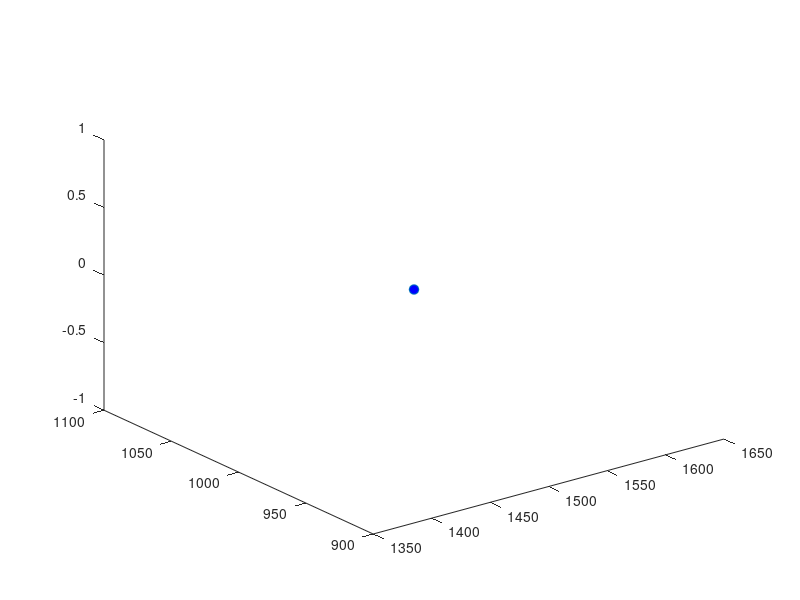

The MATLAB source for this figure: (Note: this script raises an error after producing the figure.)
clc;clear all;
close all;

rotate3d;

icc = 0; bat =0;
target_pos_0 = [1500,1000,0];
plot3(target_pos_0(1,1),target_pos_0(1,2),target_pos_0(1,3),'o','MarkerSize',7,'MarkerFaceColor','b');
sensor_range = 3000;

for t = 1:1:9

h = 400;%input('Enter the height of UAV: ');
const1 = 0;const2 = 1500;

ad(t,:) = [500,500,0];%input('Enter [l,w,h] of 1st building: ');
bd(t,:) = [500,500,0];%input('Enter [l,w,h] of 2nd 1building: ');
cd(t,:) = [500,500,0];%input('Enter [l,w,h] of 1st building: ');
dd(t,:) = [500,500,0];%input('Enter [l,w,h] of 2nd 1building: ');

switch(t)
    case 1
        i = 0;
        j = 0;
        ad(1,3)= 280;bd(1,3) = 270;cd(1,3)= 300;dd(1,3) = 315;

    case 2
        i = 750;
        j = 0;
        ad(2,3)= 350;bd(2,3) = 320;cd(2,3)= 270;dd(2,3) = 280;
        
    case 3
        i = 1500;
        j = 0;
        ad(3,3)= 296;bd(3,3) = 277;cd(3,3)= 320;dd(3,3) = 350;
        
    case 4
        i = 0;
        j = 750;
        ad(4,3)= 270;bd(4,3) = 280;cd(4,3)= 315;dd(4,3) = 270;
        
    case 5
        i = 750;
        j = 750;
        ad(5,3)= 260;bd(5,3) = 350;cd(5,3)= 280;dd(5,3) = 270;
        
    case 6
        i = 1500;
        j = 750;
        ad(6,3)= 260;bd(6,3) = 296;cd(6,3)= 350;dd(6,3) = 260;
        
    case 7
        i = 0;
        j = 1500;
        ad(7,3)= 280;bd(7,3) = 270;cd(7,3)= 270;dd(7,3) = 315;
        
    case 8
        i = 750;
        j = 1500;
        ad(8,3)= 310;bd(8,3) = 260;cd(8,3)= 270;dd(8,3) = 280;
        
    case 9
        i = 1500;
        j = 1500;
        ad(9,3)= 250;bd(9,3) = 260;cd(9,3)= 260;dd(9,3) = 310;
        
end

wr = 250;%input('Enter width of the road: ');
wrs = 250;

a(t,:) = [1125+i,1125+j,0];%input('Enter centre of building: ');
b(t,:) = [1125+i,375+j,0];
c(t,:) = [375+i,375+j,0];
d(t,:) = [375+i,1125+j,0];

la = ad(t,1);wa = ad(t,2);ha = ad(t,3);
lb = bd(t,1);wb = bd(t,2);hb = bd(t,3);
lc = cd(t,1);wc = cd(t,2);hc = cd(t,3);
ld = dd(t,1);wd = dd(t,2);hd = dd(t,3);
 
voxel(a(t,:) + [-wa/2,-la/2,0],[wa la ha],'c',0.7);
voxel(b(t,:) + [-wb/2,-lb/2,0],[wb lb hb],'c',0.7);
voxel(c(t,:) + [-wc/2,-lc/2,0],[wc lc hc],'c',0.7);
voxel(d(t,:) + [-wd/2,-ld/2,0],[wd ld hd],'c',0.7);
 

axis([0 3000 0 3000]);
axis('square');

hold on 

end

for k = 1:1:3
    
    max1 = max([cd(k,3) dd(k,3) cd(k+6,3) dd(k+6,3)]);
    if max1 == cd(k,3)
        cen1 = c(k,:);
    end
    if max1 == dd(k,3)
        cen1 = d(k,:);
    end
    if max1 == cd(k+6,3)
        cen1 = c(k+6,:);
   end 
   if max1 == dd(k+6,3)
        cen1 = d(k+6,:);
   end
        
    max2 = max([ad(k,3) bd(k,3) ad(k+6,3) bd(k+6,3)]);
    if max2 == ad(k,3)
        cen2 = a(k,:);
    end
    if max2 == bd(k,3)
        cen2 = b(k,:);
    end
    if max2 == ad(k+6,3)
        cen2 = a(k+6,:);
   end 
   if max2 == bd(k+6,3)
        cen2 = b(k+6,:);
   end  
   
   if k==1
   R1 = [750, 125.01,0]; R2 = [750, 2874.99,0];
   end
   
   if k==2
   R1 = [1500, 125.01,0]; R2 = [1500, 2874.99 ,0];
   end
   
   if k==3
   R1 = [2250, 125.01,0]; R2 = [2250, 2874.99,0];
   end
   
   melon = 1;
   [X,Y] = approx_visiblity(max1, cen1, max2, cen2,h, R1, R2,melon);
    
  num = numel(X);

for i = 1:1:num;
    Z(i,1) = h;
end
    
   if k == 1
       Q(1,:) = X; Q(2,:) = Y; Q(3,:) = Z;
   end
   if k == 2
       S(1,:) = X; S(2,:) = Y; S(3,:) = Z;
   end
   if k == 3
       T(1,:) = X; T(2,:) = Y; T(3,:) = Z;
   end
   
   %patch(X,Y,Z,'green');
   
   hold on 
   
end

for k = 1:3:7
    
    max1 = max([cd(k,3) bd(k,3) cd(k+2,3) bd(k+2,3)]);
    if max1 == cd(k,3)
        cen1 = c(k,:);
    end
    if max1 == bd(k,3)
        cen1 = b(k,:);
    end
    if max1 == cd(k+2,3)
        cen1 = c(k+2,:);
   end 
   if max1 == bd(k+2,3)
        cen1 = b(k+2,:);
   end
        
    max2 = max([dd(k,3) ad(k,3) dd(k+2,3) ad(k+2,3)]);
    if max2 == dd(k,3)
        cen2 = d(k,:);
    end
    if max2 == ad(k,3)
        cen2 = a(k,:);
    end
    if max2 == dd(k+2,3)
        cen2 = d(k+2,:);
   end 
   if max2 ==ad(k+2,3)
        cen2 = a(k+2,:);
   end  
   
   if k==1
   R1 = [125.01,750, 0]; R2 = [2874.99,750, 0];
   end
   
   if k==4
   R1 = [125.01,1500, 0]; R2 = [2874.99 ,1500, 0];
   end
   
   if k==7
   R1 = [125.01,2250, 0]; R2 = [2874.99,2250, 0];
   end
   
   melon =2;
   [X,Y] = approx_visiblity(max1, cen1, max2, cen2,h, R1, R2,melon);
    
  num = numel(X);

for i = 1:1:num;
    Z(i,1) = h;
end

   if k == 1
      U(1,:) = X; U(2,:) = Y; U(3,:) = Z;
   end
   if k == 4
       V(1,:) = X; V(2,:) = Y; V(3,:) = Z;
   end
   if k == 7
       W(1,:) = X; W(2,:) = Y; W(3,:) = Z;
   end
   %patch(X,Y,Z,'green');
   
   hold on 
   
end

[W1(1,:),W1(2,:)]= polybool('intersection',Q(1,:),Q(2,:),U(1,:),U(2,:));
[W2(1,:),W2(2,:)]= polybool('intersection',S(1,:),S(2,:),U(1,:),U(2,:));
[W3(1,:),W3(2,:)]= polybool('intersection',T(1,:),T(2,:),U(1,:),U(2,:));

[W4(1,:),W4(2,:)]= polybool('intersection',T(1,:),T(2,:),V(1,:),V(2,:));
[W5(1,:),W5(2,:)]= polybool('intersection',S(1,:),S(2,:),V(1,:),V(2,:));
[W6(1,:),W6(2,:)]= polybool('intersection',Q(1,:),Q(2,:),V(1,:),V(2,:));

[W7(1,:),W7(2,:)]= polybool('intersection',Q(1,:),Q(2,:),W(1,:),W(2,:));
[W8(1,:),W8(2,:)]= polybool('intersection',S(1,:),S(2,:),W(1,:),W(2,:));
[W9(1,:),W9(2,:)]= polybool('intersection',T(1,:),T(2,:),W(1,:),W(2,:));

i = 1;
centr = zeros([9,3]);
for i = 1:1:numel(W1(1,:))
    W1(3,:) = h;
    centr(1,1) = centr(1,1) + W1(1,i);
    centr(1,2) = centr(1,2) + W1(2,i);
    centr(1,3) = centr(1,3) + h;
end
cent(1,1) = centr(1,1)/numel(W1(1,:));
cent(1,2) = centr(1,2)/numel(W1(2,:));
cent(1,3) = centr(1,3)/numel(W1(3,:));
for i = 1:1:numel(W2(1,:))
    W2(3,:) = h;
    centr(2,1) = centr(2,1) + W2(1,i);
    centr(2,2) = centr(2,2) + W2(2,i);
    centr(2,3) = centr(2,3) + h;
end
cent(2,1) = centr(2,1)/numel(W2(1,:));
cent(2,2) = centr(2,2)/numel(W2(2,:));
cent(2,3) = centr(2,3)/numel(W2(3,:));
for i = 1:1:numel(W3(1,:))
    W3(3,:) = h;
    centr(3,1) = centr(3,1) + W3(1,i);
    centr(3,2) = centr(3,2) + W3(2,i);
    centr(3,3) = centr(3,3) + h;
end
cent(3,1) = centr(3,1)/numel(W3(1,:));
cent(3,2) = centr(3,2)/numel(W3(2,:));
cent(3,3) = centr(3,3)/numel(W3(3,:));
for i = 1:1:numel(W4(1,:))
    W4(3,:) = h;
    centr(4,1) = centr(4,1) + W4(1,i);
    centr(4,2) = centr(4,2) + W4(2,i);
    centr(4,3) = centr(4,3) + h;
end
cent(4,1) = centr(4,1)/numel(W4(1,:));
cent(4,2) = centr(4,2)/numel(W4(2,:));
cent(4,3) = centr(4,3)/numel(W4(3,:));
for i = 1:1:numel(W5(1,:))
    W5(3,:) = h;
    centr(5,1) = centr(5,1) + W5(1,i);
    centr(5,2) = centr(5,2) + W5(2,i);
    centr(5,3) = centr(5,3) + h;
end
cent(5,1) = centr(5,1)/numel(W5(1,:));
cent(5,2) = centr(5,2)/numel(W5(2,:));
cent(5,3) = centr(5,3)/numel(W5(3,:));
for i = 1:1:numel(W6(1,:))
    W6(3,:) = h;
    centr(6,1) = centr(6,1) + W6(1,i);
    centr(6,2) = centr(6,2) + W6(2,i);
    centr(6,3) = centr(6,3) + h;
end
cent(6,1) = centr(6,1)/numel(W6(1,:));
cent(6,2) = centr(6,2)/numel(W6(2,:));
cent(6,3) = centr(6,3)/numel(W6(3,:));
for i = 1:1:numel(W7(1,:))
    W7(3,:) = h;
    centr(7,1) = centr(7,1) + W7(1,i);
    centr(7,2) = centr(7,2) + W7(2,i);
    centr(7,3) = centr(7,3) + h;
end
cent(7,1) = centr(7,1)/numel(W7(1,:));
cent(7,2) = centr(7,2)/numel(W7(2,:));
cent(7,3) = centr(7,3)/numel(W7(3,:));
for i = 1:1:numel(W8(1,:))
    W8(3,:) = h;
    centr(8,1) = centr(8,1) + W8(1,i);
    centr(8,2) = centr(8,2) + W8(2,i);
    centr(8,3) = centr(8,3) + h;
end
cent(8,1) = centr(8,1)/numel(W8(1,:));
cent(8,2) = centr(8,2)/numel(W8(2,:));
cent(8,3) = centr(8,3)/numel(W8(3,:));
for i = 1:1:numel(W9(1,:))
    W9(3,:) = h;
    centr(9,1) = centr(9,1) + W9(1,i);
    centr(9,2) = centr(9,2) + W9(2,i);
    centr(9,3) = centr(9,3) + h;
end
cent(9,1) = centr(9,1)/numel(W9(1,:));
cent(9,2) = centr(9,2)/numel(W9(2,:));
cent(9,3) = centr(9,3)/numel(W9(3,:));


%{
patch(W1(1,:),W1(2,:),W1(3,:),'green');hold on

patch(W2(1,:),W2(2,:),W2(3,:),'green');hold on

patch(W3(1,:),W3(2,:),W3(3,:),'green');hold on

patch(W4(1,:),W4(2,:),W4(3,:),'green');hold on

patch(W5(1,:),W5(2,:),W5(3,:),'green');hold on

patch(W6(1,:),W6(2,:),W6(3,:),'green');hold on

patch(W7(1,:),W7(2,:),W7(3,:),'green');hold on

patch(W8(1,:),W8(2,:),W8(3,:),'green');hold on

patch(W9(1,:),W9(2,:),W9(3,:),'green');

%}



x_a_0 = 0;
y_a_0 = 0;
chi_a_0 = pi/6;

global k vt va r TIME 
 
k = 3;
vt = 18;
va = 25;
r=  0.5;
TIME = [];

fifa = 1;

while fifa < 100

if(mod(fifa,2) ~= 0)
for u = 1:4:9

ud = u;


x_t_0 = cent(ud,1);
y_t_0 = cent(ud,2);
chi_t_0 = pi/2;

t = ( ( (x_t_0 - x_a_0)^2 + (y_t_0 - y_a_0)^2)^0.5) / va;

tspan = [0,t];
z0 = [x_t_0;y_t_0;chi_t_0;x_a_0;y_a_0;chi_a_0;target_pos_0(1,1);target_pos_0(1,2)];
options = odeset ('reltol',1e-10,'abstol',1e-10);
[t,z] = ode45('target_los_infinity',tspan,z0,options);

x_t = z(:,1);y_t = z(:,2);

x_a = z(:,4);y_a = z(:,5);

chi_t = z(:,3);chi_a = z(:,6);

target_pos_x = z(:,7);target_pos_y = z(:,8);

len1 = length(x_t);
for check = 1:1:len1
    h_t(check,1) = 0;
    h_uav(check,1) = h;
end

i = 1;
gta = 0;

if(u == 1)
    hd1 = patch(Q(1,:),Q(2,:),Q(3,:),'green');
    hold on
    hd2 = patch(U(1,:),U(2,:),U(3,:),'green');
end

if(u == 5)
    hd1 = patch(S(1,:),S(2,:),S(3,:),'green');
    hold on
    hd2 = patch(V(1,:),V(2,:),V(3,:),'green');
end

if(u == 9)
    hd1 = patch(T(1,:),T(2,:),T(3,:),'green');
    hold on
    hd2 = patch(W(1,:),W(2,:),W(3,:),'green');
end

set(gcf,'Renderer','zbuffer'); 
while i<=length(x_t)
    plot3(target_pos_x(i),target_pos_y(i),0,'b');
    hold on
    plot3(x_a(i),y_a(i),h_uav(i),'r');
    hold on
    check = search_infinity(x_a(i),y_a(i), target_pos_x(i), target_pos_y(i),a(ud,:),b(ud,:),c(ud,:),d(ud,:),Q,S,T,U,V,W,ud,h,sensor_range);
    if(check == 1)
        disp('Eureka!! Target Found');
         plot3(x_a(i), y_a(i),h,'o','MarkerSize',8,'MarkerFaceColor','magenta');
        gta = 7;
        break;
    end
    axis([0 3000 0 3000]);
    drawnow ;
    i = i+1;
end

delete(hd1);
delete(hd2);

if(gta == 7)
    icc = 1;
    break;
end

x_a_0 = x_a(i-1);
y_a_0 = y_a(i-1);
chi_a_0 = chi_a(i-1);

target_pos_0(1,1) = target_pos_x(i-1);
target_pos_0(1,2) = target_pos_y(i-1);
chi_t_0 = chi_t(i-1);

hold on 
end

if(icc == 1)
    bat = 1;
    break;
end

else
    for u = 5:-4:1

ud = u;

x_t_0 = cent(ud,1);
y_t_0 = cent(ud,2);
chi_t_0 = 0;

t = ( ( (x_t_0 - x_a_0)^2 + (y_t_0 - y_a_0)^2)^0.5) / va;

tspan = [0,t];
z0 = [x_t_0;y_t_0;chi_t_0;x_a_0;y_a_0;chi_a_0;target_pos_0(1,1);target_pos_0(1,2)];
options = odeset ('reltol',1e-10,'abstol',1e-10);
[t,z] = ode45('target_los_infinity',tspan,z0,options);

x_t = z(:,1);y_t = z(:,2);

x_a = z(:,4);y_a = z(:,5);

chi_t = z(:,3);chi_a = z(:,6);

target_pos_x = z(:,7);target_pos_y = z(:,8);

len1 = length(x_t);
for check = 1:1:len1
    h_t(check,1) = 0;
    h_uav(check,1) = h;
end

i = 1;
gta = 0;

if(u == 1)
    hd1 = patch(Q(1,:),Q(2,:),Q(3,:),'green');
    hold on
    hd2 = patch(U(1,:),U(2,:),U(3,:),'green');
end

if(u == 5)
    hd1 = patch(S(1,:),S(2,:),S(3,:),'green');
    hold on
    hd2 = patch(V(1,:),V(2,:),V(3,:),'green');
end

if(u == 9)
    hd1 = patch(T(1,:),T(2,:),T(3,:),'green');
    hold on
    hd2 = patch(W(1,:),W(2,:),W(3,:),'green');
end


set(gcf,'Renderer','zbuffer'); 
while i<=length(x_t)
    plot3(target_pos_x(i),target_pos_y(i),0,'b');
    hold on
    plot3(x_a(i),y_a(i),h_uav(i),'r');
    hold on
    check = search_infinity(x_a(i),y_a(i), target_pos_x(i), target_pos_y(i),a(ud,:),b(ud,:),c(ud,:),d(ud,:),Q,S,T,U,V,W,ud,h,sensor_range);
    if(check == 1)
        disp('Eureka!! Target Found');
        plot3(x_a(i), y_a(i),h,'o','MarkerSize',8,'MarkerFaceColor','magenta');
        gta = 7;
        break;
    end
    axis([0 3000 0 3000]);
    drawnow ;
    i = i+1;
end

delete(hd1);
delete(hd2);

if(gta == 7)
    icc = 1;
    break;
end

x_a_0 = x_a(i-1);
y_a_0 = y_a(i-1);
chi_a_0 = chi_a(i-1);

target_pos_0(1,1) = target_pos_x(i-1);
target_pos_0(1,2) = target_pos_y(i-1);
chi_t_0 = chi_t(i-1);

hold on 
    end
if(icc == 1)
    bat = 1;
    break;
end

end

fifa = fifa + 1;

if(bat == 1)
    break;
end

end

x_a_0 = x_a(i-1);
y_a_0 = y_a(i-1);
chi_a_0 = chi_a(i-1);

target_pos_0(1,1) = target_pos_x(i-1);
target_pos_0(1,2) = target_pos_y(i-1);
%chi_t_0 = chi_t(i-1);

chi_t_0 = 3*pi/2;

tspan1 = [0,40];
z0_g = [target_pos_0(1,1);target_pos_0(1,2);chi_t_0;x_a_0;y_a_0;chi_a_0;];
options = odeset ('reltol',1e-10,'abstol',1e-10);
[t,z] = ode45('los_4_infinity',tspan1,z0_g,options);

target_pos_x = z(:,1);target_pos_y = z(:,2);

x_a = z(:,4);y_a = z(:,5);

chi_t = z(:,3);chi_a = z(:,6);


len1 = length(target_pos_x);
for check = 1:1:len1
    h_t(check,1) = 0;
    h_uav(check,1) = h;
end

jk = 1;

while jk<=length(target_pos_x)  
    plot3(target_pos_x(jk),target_pos_y(jk),0,'b');
    hold on
    plot3(x_a(jk),y_a(jk),h_uav(i),'magenta');
    hold on
    pause(0.01); 
    jk = jk+1;
end
